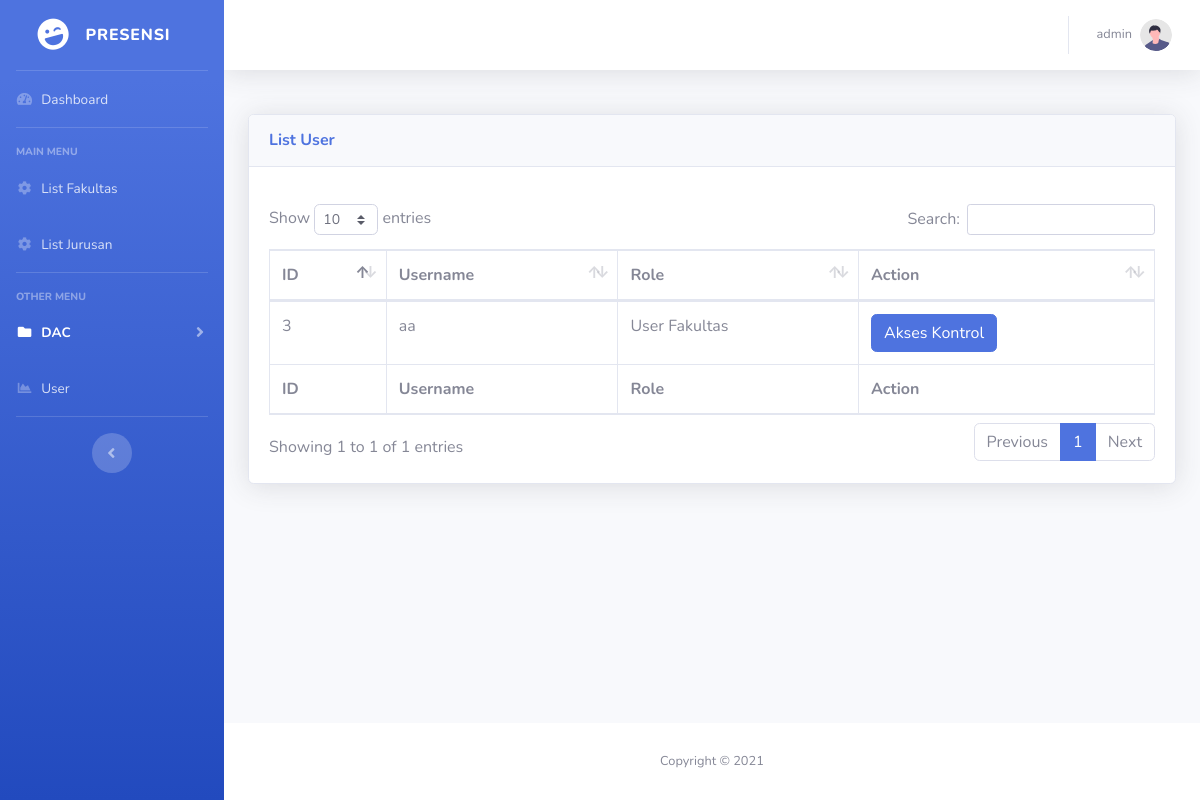
Page /dac_fakultas.php (signed in) on the committed database.
### tables this page shows
CREATE TABLE `users` (
  `user_id` int(11) NOT NULL,
  `username` varchar(20) NOT NULL,
  `password` varchar(64) NOT NULL,
  `role` tinyint(4) NOT NULL,
  `management_id` tinyint(4) NOT NULL DEFAULT 0
);

### dac_fakultas.php (the view, shortened to what this page needs)
<?php
require_once("db/config.php");
if (isset($_POST['ubah'])) {
    try {
        $fitur = $_POST['fitur'];
    } catch (Exception $e) {
    }
    $id = filter_input(INPUT_POST, 'id', FILTER_SANITIZE_STRING);
    $sql = "DELETE from akses_fitur where user_id=(:id)";
    $stmt = $db->prepare($sql);
    $params = array(
        ":id" => $id,
    );
    $saved = $stmt->execute($params);
    if($fitur!=''){
        $sql = "INSERT INTO akses_fitur (user_id,fitur_id) VALUES (:id, :fitur)";
        $stmt = $db->prepare($sql);
        foreach ($fitur as $row_fitur) {
            $params = array(
                ":id" => $id,
                ":fitur" => $row_fitur,
                );
            $saved = $stmt->execute($params);
        }
    }
    if($saved) header("Location: dac_fakultas.php");
}
else{
    $stmt = $db->query("SELECT * from users where role=2");
    $rows = $stmt->fetchAll(PDO::FETCH_NUM);
}
?>
<!DOCTYPE html>
<html lang="en">
<head>
    <link href="assets/vendor/fontawesome-free/css/all.min.css" rel="stylesheet" type="text/css">
    <link href="assets/css/sb-admin-2.min.css" rel="stylesheet">
    <link href="assets/vendor/datatables/dataTables.bootstrap4.min.css" rel="stylesheet">
</head>
<body id="page-top">
    <div id="wrapper">
        <ul class="navbar-nav bg-gradient-primary sidebar sidebar-dark accordion" id="accordionSidebar">
            <a class="sidebar-brand d-flex align-items-center justify-content-center" href="assets/index.html">
                <div class="sidebar-brand-icon rotate-n-15">
                    <i class="fas fa-laugh-wink"></i>
                </div>
                <div class="sidebar-brand-text mx-3">Presensi</div>
            </a>
            <hr class="sidebar-divider my-0">
            <li class="nav-item ">
                <a class="nav-link" href="index.php">
                    <i class="fas fa-fw fa-tachometer-alt"></i>
                    <span>Dashboard</span></a>
            </li>
            <hr class="sidebar-divider">
            <div class="sidebar-heading">
                Main Menu
            </div>
            <?php
            if(!isset($_SESSION['db'])){
            ?>
            <li class="nav-item">
                <a href="fakultas.php" class="nav-link">
                    <i class="fas fa-fw fa-cog"></i>
                    <span>List Fakultas</span>
                </a>
            </li>
            <li class="nav-item">
                <a href="jurusan.php" class="nav-link">
                    <i class="fas fa-fw fa-cog"></i>
                    <span>List Jurusan</span>
                </a>
            </li>
            <hr class="sidebar-divider">
            <div class="sidebar-heading">
                Other Menu
            </div>
            <li class="nav-item active">
                <a class="nav-link collapsed" href="assets/#" data-toggle="collapse" data-target="#collapsePages"
                    aria-expanded="true" aria-controls="collapsePages">
                    <i class="fas fa-fw fa-folder"></i>
                    <span>DAC</span>
                </a>
            </li>
            <li class="nav-item">
                <a class="nav-link" href="user.php">
                    <i class="fas fa-fw fa-chart-area"></i>
                    <span>User</span></a>
            </li>
<?php
            }
            ?>
            <hr class="sidebar-divider d-none d-md-block">
            <div class="text-center d-none d-md-inline">
                <button class="rounded-circle border-0" id="sidebarToggle"></button>
            </div>
        </ul>
        <div id="content-wrapper" class="d-flex flex-column">
            <div id="content">
                <nav class="navbar navbar-expand navbar-light bg-white topbar mb-4 static-top shadow">
                    <ul class="navbar-nav ml-auto">
                        <li class="nav-item dropdown no-arrow">
                            <a class="nav-link dropdown-toggle" href="assets/#" id="userDropdown" role="button"
                                data-toggle="dropdown" aria-haspopup="true" aria-expanded="false">
                                <span class="mr-2 d-none d-lg-inline text-gray-600 small">
                                    <?=$_SESSION['user']['username']?>
                                </span>
                                <img class="img-profile rounded-circle"
                                    src="assets/img/undraw_profile.svg">
                            </a>
                        </li>
                    </ul>
                </nav>
                <div class="container-fluid" style="padding-top: 2%">
                    <div class="card shadow mb-4">
                        <div class="card-header py-3">
                            <h6 class="m-0 font-weight-bold text-primary">List User</h6>
                        </div>
                        <div class="card-body">
                            <div class="table-responsive">
                                <table class="table table-bordered" id="dataTable" width="100%" cellspacing="0">
                                    <thead>
                                        <tr>
                                            <th>ID</th>
                                            <th>Username</th>
                                            <th>Role</th>
                                            <th>Action</th>
                                        </tr>
                                    </thead>
                                    <tfoot>
                                        <tr>
                                            <th>ID</th>
                                            <th>Username</th>
                                            <th>Role</th>
                                            <th>Action</th>
                                        </tr>
                                    </tfoot>
                                    <tbody>
                                        <?php
                                            foreach ($rows as $row) {
                                                ?>
                                                <tr>
                                                    <td>
                                                        <?=$row[0]?>
                                                    </td>
                                                    <td>
                                                        <?=$row[1]?>
                                                    </td>
                                                    <td>
                                                        <?php
                                                        if($row[3]==1){
                                                            echo 'Admin';
                                                        }
                                                        elseif ($row[3]==2) {
                                                            echo 'User Fakultas';
                                                        }
                                                        else{
                                                            echo 'User Jurusan';
                                                        }
                                                        ?>
                                                    </td>
                                                    <td>
<button class="btn btn-primary"  type="button" data-toggle="modal" data-target="#modalKontrol<?=$row[0]?>">
                                        Akses Kontrol
                                    </button>
                                                    </td>
                                                </tr>
                                                <?php
                                            }
                                        ?>
                                    </tbody>
                                </table>
                            </div>
                        </div>
                    </div>
                </div>
            </div>
            <footer class="sticky-footer bg-white">
                <div class="container my-auto">
                    <div class="copyright text-center my-auto">
                        <span>Copyright &copy; 2021</span>
                    </div>
                </div>
            </footer>
        </div>
    </div>
</body>
</html>

### rows in the picture
users: user_id "3", username "aa", role "User Fakultas"

### other values in the picture
$_SESSION['user']['username'] "admin"
